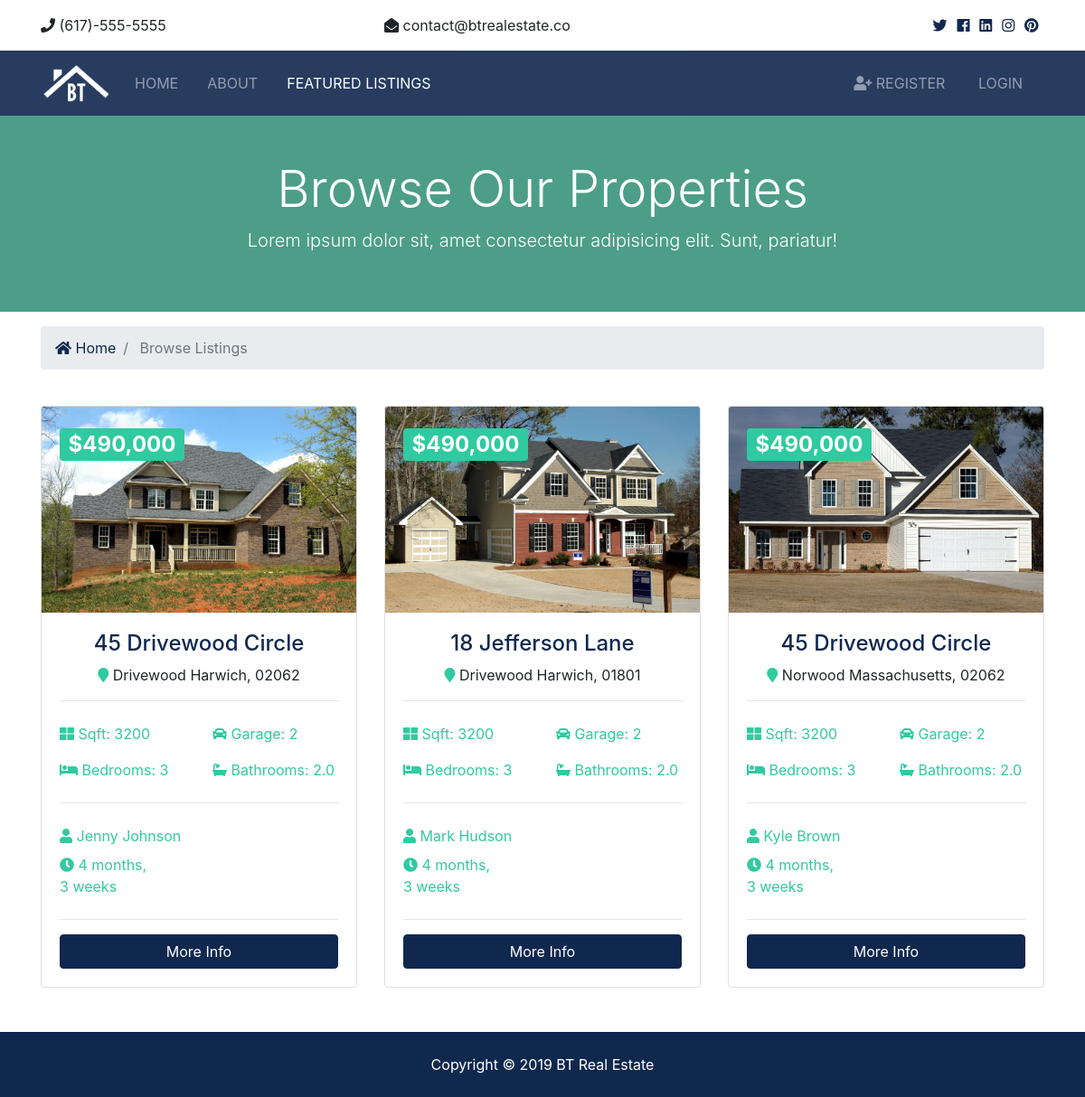
The page /listings/ on the database as committed earlier.
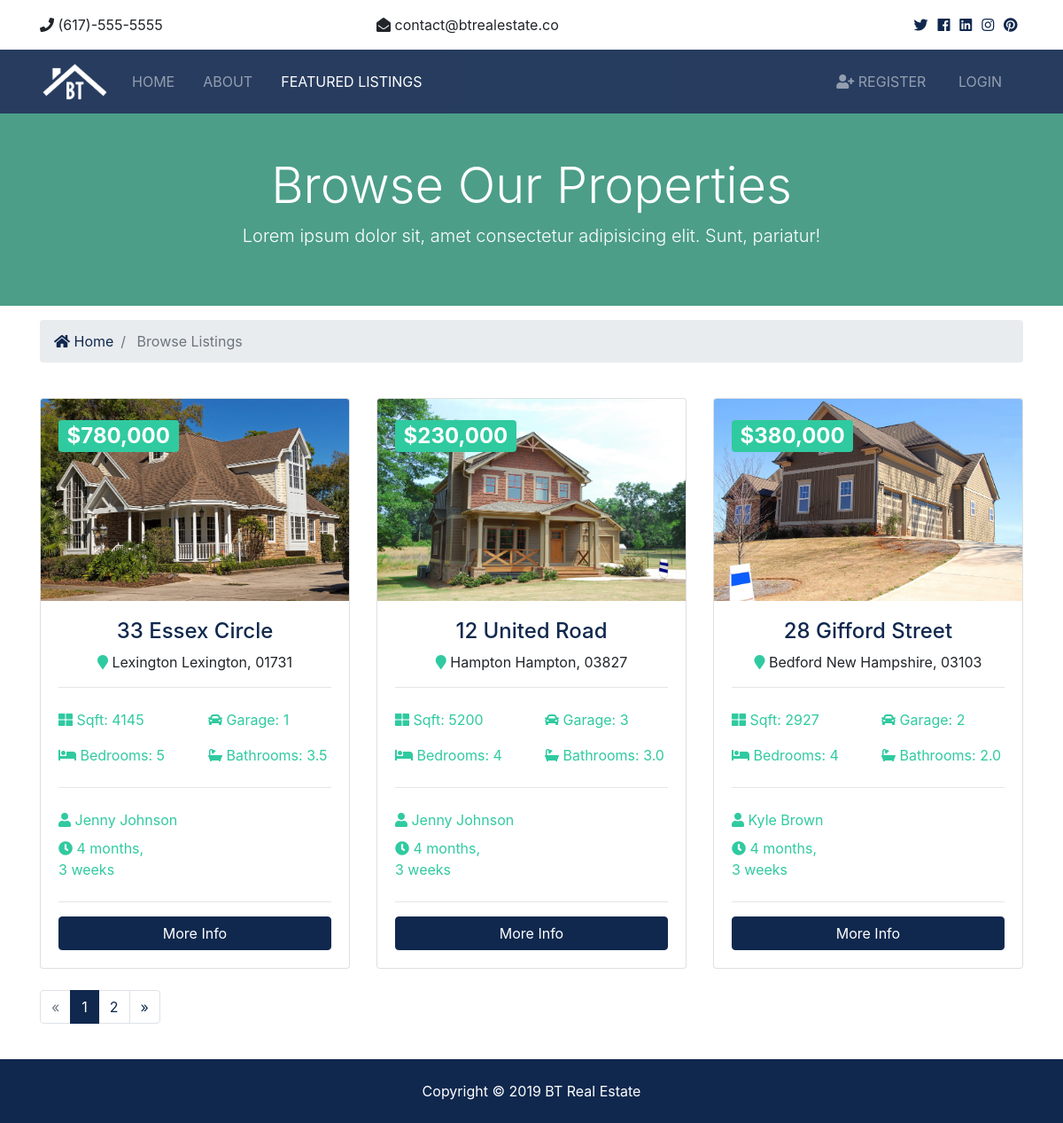
The same page on the database as committed later.
### listings/models.py (models this page shows, shortened)
class Listing(models.Model):
    realtor = models.ForeignKey(Realtor, on_delete=models.DO_NOTHING)
    title = models.CharField(max_length=200)
    address = models.CharField(max_length=200)
    city = models.CharField(max_length=100)
    state = models.CharField(max_length=100)
    zipcode = models.CharField(max_length=20)
    description = models.TextField(blank=True)
    price = models.IntegerField()
    bedrooms = models.IntegerField()
    bathrooms = models.DecimalField(max_digits=2, decimal_places=1)
    garage = models.IntegerField(default=0)
    sqft = models.IntegerField()
    lot_size = models.DecimalField(max_digits=5, decimal_places=1)
    photo_main = models.ImageField(upload_to='photos/%Y/%m/%d/')
    photo_1 = models.ImageField(upload_to='photos/%Y/%m/%d/', blank=True)
    photo_2 = models.ImageField(upload_to='photos/%Y/%m/%d/', blank=True)
    photo_3 = models.ImageField(upload_to='photos/%Y/%m/%d/', blank=True)
    photo_4 = models.ImageField(upload_to='photos/%Y/%m/%d/', blank=True)
    photo_5 = models.ImageField(upload_to='photos/%Y/%m/%d/', blank=True)
    photo_6 = models.ImageField(upload_to='photos/%Y/%m/%d/', blank=True)
    is_published = models.BooleanField(default=True)
    list_date = models.DateTimeField(default=datetime.now, blank=True)

### realtors/models.py (models this page shows)
class Realtor(models.Model):
    name = models.CharField(max_length=200)
    photo = models.ImageField(upload_to='photos/%Y/%m/%d/')
    description = models.TextField(blank=True)
    phone = models.CharField(max_length=20)
    email = models.CharField(max_length=50)
    is_mvp = models.BooleanField(default=False)
    hire_date = models.DateTimeField(default=datetime.now, blank=True)
    def __str__(self):
        return self.name

### listings/views.py (the view)
# urls.py: path('', views.index, name='listings'),
def index(request):
    listings = Listing.objects.order_by('-list_date').filter(is_published=True)
    paginator = Paginator(listings, 3)
    page = request.GET.get('page')
    paged_listings = paginator.get_page(page)
    context = {
        'listings': paged_listings
    }
    return render(request, 'listings/listings.html', context)

### templates/listings/listings.html (shortened to what the changed rows need)
{% extends 'base.html' %}
{% load humanize %}
{% block content %}
<section id="showcase-inner" class="py-5 text-white">
    <div class="container">
        <div class="row text-center">
            <div class="col-md-12">
                <h1 class="display-4">Browse Our Properties</h1>
            </div>
        </div>
    </div>
</section>
<section id="listings" class="py-4">
    <div class="container">
        <div class="row">
            {% if listings %}
            {% for listing in listings %}
            <div class="col-md-6 col-lg-4 mb-4">
                <div class="card listing-preview">
                    <img class="card-img-top" src="{{listing.photo_main.url}}" alt="">
                    <div class="card-img-overlay">
                        <h2>
                            <span class="badge badge-secondary text-white">${{ listing.price | intcomma }}</span>
                        </h2>
                    </div>
                    <div class="card-body">
                        <div class="listing-heading text-center">
                            <h4 class="text-primary">{{ listing.title }}</h4>
                            <p>
                                <i class="fas fa-map-marker text-secondary"></i> {{ listing.city }} {{ listing.state }},
                                {{ listing.zipcode }}</p>
                        </div>
                        <hr>
                        <div class="row py-2 text-secondary">
                            <div class="col-6">
                                <i class="fas fa-th-large"></i> Sqft: {{ listing.sqft }}</div>
                            <div class="col-6">
                                <i class="fas fa-car"></i> Garage: {{listing.garage}}</div>
                        </div>
                        <div class="row py-2 text-secondary">
                            <div class="col-6">
                                <i class="fas fa-bed"></i> Bedrooms: {{listing.bedrooms}}</div>
                            <div class="col-6">
                                <i class="fas fa-bath"></i> Bathrooms: {{listing.bathrooms}}</div>
                        </div>
                        <hr>
                        <div class="row py-2 text-secondary">
                            <div class="col-12">
                                <i class="fas fa-user"></i> {{ listing.realtor }}</div>
                        </div>
                        <div class="row text-secondary pb-2">
                            <div class="col-6">
                                <i class="fas fa-clock"></i> {{ listing.list_date | timesince }}</div>
                        </div>
                        <hr>
                        <a href="{% url 'listing' listing.id %}" class="btn btn-primary btn-block">More Info</a>
                    </div>
                </div>
            </div>
            {% endfor %}
            {% else %}
            <div class="col-md-12">
                <p>No Listings Available</p>
            </div>
            {% endif %}
        </div>
        <div class="row">
            <div class="col-md-12">
                {% if listings.has_other_pages %}
                <ul class="pagination">
                    {% if listings.has_previous %}
                    <li class="page-item">
                        <a class="page-link" href="?page={{listings.previous_page_number}}">&laquo;</a>
                    </li>
                    {% else %}
                    <li class="page-item disabled">
                        <a class="page-link">&laquo;</a>
                    </li>
                    {% endif %}
                    {% for i in listings.paginator.page_range %}
                    {% if listings.number == i %}
                    <li class="page-item active">
                        <a class="page-link">{{i}}</a>
                    </li>
                    {% else %}
                    <li class="page-item">
                        <a class="page-link" href="?page={{i}}">{{i}}</a>
                    </li>
                    {% endif %}
                    {% endfor %}
                    {% if listings.has_next %}
                    <li class="page-item">
                        <a class="page-link" href="?page={{listings.next_page_number}}">&raquo;</a>
                    </li>
                    {% else %}
                    <li class="page-item disabled">
                        <a class="page-link">&raquo;</a>
                    </li>
                    {% endif %}
                </ul>
                {% endif %}
            </div>
        </div>
    </div>
</section>
{% endblock %}

Rows that differ between the two databases and show on the page:
no longer on this page (row edited): Listing: photo_main (picture), price "490,000", title "45 Drivewood Circle", city "Drivewood", state "Harwich", zipcode "02062", sqft "3200", garage "2", bedrooms "3", bathrooms "2.0", realtor "Jenny Johnson", list_date "4 months, 3 weeks"
no longer on this page (row edited): Listing: photo_main (picture), price "490,000", title "18 Jefferson Lane", city "Drivewood", state "Harwich", zipcode "01801", sqft "3200", garage "2", bedrooms "3", bathrooms "2.0", realtor "Mark Hudson", list_date "4 months, 3 weeks"
no longer on this page (row unchanged): Listing: photo_main (picture), price "490,000", title "45 Drivewood Circle", city "Norwood", state "Massachusetts", zipcode "02062", sqft "3200", garage "2", bedrooms "3", bathrooms "2.0", realtor "Kyle Brown", list_date "4 months, 3 weeks"
added Listing: photo_main (picture), price "780,000", title "33 Essex Circle", city "Lexington", state "Lexington", zipcode "01731", sqft "4145", garage "1", bedrooms "5", bathrooms "3.5", realtor "Jenny Johnson", list_date "4 months, 3 weeks"
added Listing: photo_main (picture), price "230,000", title "12 United Road", city "Hampton", state "Hampton", zipcode "03827", sqft "5200", garage "3", bedrooms "4", bathrooms "3.0", realtor "Jenny Johnson", list_date "4 months, 3 weeks"
added Listing: photo_main (picture), price "380,000", title "28 Gifford Street", city "Bedford", state "New Hampshire", zipcode "03103", sqft "2927", garage "2", bedrooms "4", bathrooms "2.0", realtor "Kyle Brown", list_date "4 months, 3 weeks"
Other text that changed with them:
new list line: "1"
new list line: "2"
